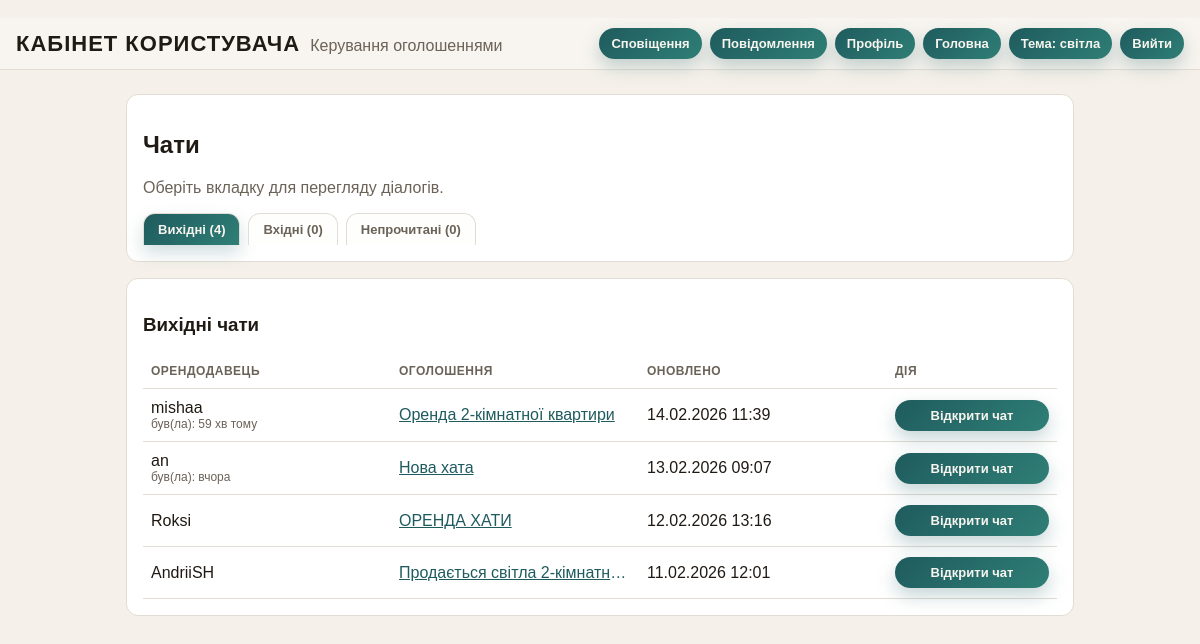
Page /cabinet/messages/?tab=outgoing (signed in) on the committed database.
### listings/models.py (models this page shows, shortened)
class ChatThread(models.Model):
    listing = models.ForeignKey(
        Listing, on_delete=models.CASCADE, related_name="chat_threads"
    )
    landlord = models.ForeignKey(
        settings.AUTH_USER_MODEL,
        on_delete=models.CASCADE,
        related_name="landlord_threads",
    )
    tenant = models.ForeignKey(
        settings.AUTH_USER_MODEL, on_delete=models.CASCADE, related_name="tenant_threads"
    )
    created_at = models.DateTimeField(auto_now_add=True)
    updated_at = models.DateTimeField(auto_now=True)
    class Meta:
        ordering = ["-updated_at"]
        unique_together = ("listing", "landlord", "tenant")

class Listing(models.Model):
    HEATING_INDIVIDUAL = "individual"
    HEATING_CENTRAL = "central"
    HEATING_BUILDING = "building"
    HEATING_OTHER = "other"
    PETS_ALLOWED = "allowed"
    PETS_CATS = "cats_only"
    PETS_NOT_ALLOWED = "not_allowed"
    PETS_NEGOTIABLE = "negotiable"
    HEATING_CHOICES = [
        (HEATING_INDIVIDUAL, "Індивідуальне"),
        (HEATING_CENTRAL, "Централізоване"),
        (HEATING_BUILDING, "Будинкове"),
        (HEATING_OTHER, "Інше"),
    ]
    PETS_CHOICES = [
        (PETS_ALLOWED, "Можна з тваринами"),
        (PETS_CATS, "Можна з котами"),
        (PETS_NOT_ALLOWED, "Не можна"),
        (PETS_NEGOTIABLE, "По домовленості"),
    ]
    ROOMS_1 = "1"
    ROOMS_2 = "2"
    ROOMS_3 = "3"
    ROOMS_4_PLUS = "4+"
    ROOMS_CHOICES = [
        (ROOMS_1, "1"),
        (ROOMS_2, "2"),
        (ROOMS_3, "3"),
        (ROOMS_4_PLUS, "4+"),
    ]
    STATUS_DRAFT = "draft"
    STATUS_PUBLISHED = "published"
    STATUS_ARCHIVED = "archived"
    STATUS_BLOCKED = "blocked"
    STATUS_CHOICES = [
        (STATUS_DRAFT, "Чернетка"),
        (STATUS_PUBLISHED, "Опубліковано"),
        (STATUS_ARCHIVED, "Архів"),
        (STATUS_BLOCKED, "Заблоковано"),
    ]
    owner = models.ForeignKey(
        settings.AUTH_USER_MODEL,
        on_delete=models.CASCADE,
        related_name="listings",
        null=True,
        blank=True,
    )
    title = models.CharField(max_length=120)
    address = models.CharField(max_length=255)
    price_per_month = models.DecimalField(max_digits=10, decimal_places=2)
    floor = models.PositiveSmallIntegerField(null=True, blank=True)
    total_floors = models.PositiveSmallIntegerField(null=True, blank=True)
    heating = models.CharField(max_length=20, choices=HEATING_CHOICES, blank=True)
    pets = models.CharField(max_length=20, choices=PETS_CHOICES, blank=True)
    rooms = models.CharField(max_length=2, choices=ROOMS_CHOICES)
    area_sqm = models.DecimalField(max_digits=7, decimal_places=2, null=True, blank=True)
    description = models.TextField(blank=True)
    photo = models.ImageField(upload_to="listing_photos/", blank=True)
    contact_name = models.CharField(max_length=120)
    contact_phone = models.CharField(max_length=50, blank=True)
    contact_email = models.EmailField(blank=True)
    status = models.CharField(
        max_length=20, choices=STATUS_CHOICES, default=STATUS_PUBLISHED
    )
    views_count = models.PositiveIntegerField(default=0)
    is_active = models.BooleanField(default=True)
    created_at = models.DateTimeField(auto_now_add=True)
    updated_at = models.DateTimeField(auto_now=True)
    class Meta:
        ordering = ["-created_at"]

### listings/views.py (the view)
# urls.py: path("cabinet/messages/", views.messages_list, name="messages_list"),
@login_required
def messages_list(request):
    active_tab = request.GET.get("tab", "incoming")
    if active_tab not in {"incoming", "outgoing", "unread"}:
        active_tab = "incoming"
    incoming_threads = (
        ChatThread.objects.filter(landlord=request.user)
        .select_related("listing", "landlord", "tenant")
        .order_by("-updated_at")
    )
    outgoing_threads = (
        ChatThread.objects.filter(tenant=request.user)
        .select_related("listing", "landlord", "tenant")
        .order_by("-updated_at")
    )
    unread_threads = (
        ChatThread.objects.filter(messages__recipient=request.user, messages__is_read=False)
        .select_related("listing", "landlord", "tenant")
        .distinct()
        .order_by("-updated_at")
    )
    incoming_user_ids = list(incoming_threads.values_list("tenant_id", flat=True))
    outgoing_user_ids = list(outgoing_threads.values_list("landlord_id", flat=True))
    unread_counterparty_ids = []
    for thread in unread_threads:
        if request.user.id == thread.landlord_id:
            unread_counterparty_ids.append(thread.tenant_id)
        else:
            unread_counterparty_ids.append(thread.landlord_id)
    incoming_seen_map = {
        p.user_id: p.last_seen_at
        for p in Profile.objects.filter(user_id__in=incoming_user_ids)
    }
    outgoing_seen_map = {
        p.user_id: p.last_seen_at
        for p in Profile.objects.filter(user_id__in=outgoing_user_ids)
    }
    unread_seen_map = {
        p.user_id: p.last_seen_at
        for p in Profile.objects.filter(user_id__in=unread_counterparty_ids)
    }
    for thread in incoming_threads:
        thread.tenant_last_seen = incoming_seen_map.get(thread.tenant_id)
    for thread in outgoing_threads:
        thread.landlord_last_seen = outgoing_seen_map.get(thread.landlord_id)
    for thread in unread_threads:
        counterparty_id = thread.tenant_id if request.user.id == thread.landlord_id else thread.landlord_id
        thread.counterparty_last_seen = unread_seen_map.get(counterparty_id)
    if active_tab == "incoming":
        current_threads = incoming_threads
    elif active_tab == "outgoing":
        current_threads = outgoing_threads
    else:
        current_threads = unread_threads
    return render(
        request,
        "listings/messages_list.html",
        {
            "active_tab": active_tab,
            "current_threads": current_threads,
            "incoming_threads": incoming_threads,
            "outgoing_threads": outgoing_threads,
            "unread_threads": unread_threads,
        },
    )

### listings/context_processors.py (called while the page is built)
def favorites_count(request):
    if request.user.is_authenticated:
        latest_received_message_id = (
            ChatMessage.objects.filter(recipient=request.user).aggregate(max_id=Max("id"))["max_id"]
            or 0
        )
        return {
            "favorites_count": Favorite.objects.filter(user=request.user).count(),
            "unread_messages_count": ChatMessage.objects.filter(
                recipient=request.user, is_read=False
            ).count(),
            "latest_received_message_id": latest_received_message_id,
        }
    return {
        "favorites_count": 0,
        "unread_messages_count": 0,
        "latest_received_message_id": 0,
    }

### listings/templatetags/listings_extras.py (called while the page is built)
@register.filter
def last_seen_human(value):
    if not value:
        return ""
    now = timezone.now()
    delta = now - value
    seconds = int(delta.total_seconds())
    if seconds < 60:
        return "щойно"
    minutes = seconds // 60
    if minutes < 60:
        return f"{minutes} хв тому"
    hours = minutes // 60
    if hours < 24:
        return f"{hours} год тому"
    if hours < 48:
        return "вчора"
    return value.strftime("%d.%m.%Y %H:%M")

### listings/templates/listings/messages_list.html (shortened to what this page needs)
﻿{% extends "listings/dashboard_base.html" %}`r`n{% load listings_extras %}
{% block content %}
  <div class="panel">
    <h2>Чати</h2>
    <p class="muted">Оберіть вкладку для перегляду діалогів.</p>
    <div class="chat-tabs">
      <a class="chat-tab {% if active_tab == 'outgoing' %}active{% endif %}" href="{% url 'listings:messages_list' %}?tab=outgoing">
        Вихідні ({{ outgoing_threads|length }})
      </a>
      <a class="chat-tab {% if active_tab == 'incoming' %}active{% endif %}" href="{% url 'listings:messages_list' %}?tab=incoming">
        Вхідні ({{ incoming_threads|length }})
      </a>
      <a class="chat-tab {% if active_tab == 'unread' %}active{% endif %}" href="{% url 'listings:messages_list' %}?tab=unread">
        Непрочитані ({{ unread_threads|length }})
      </a>
    </div>
  </div>
  <div class="panel">
    <h3>
      {% if active_tab == "incoming" %}
        Вхідні чати
      {% elif active_tab == "outgoing" %}
        Вихідні чати
      {% else %}
        Непрочитані чати
      {% endif %}
    </h3>
    {% if current_threads %}
      <table class="chat-table">
        <thead>
          <tr>
            <th>
              {% if active_tab == "incoming" %}
                Орендар
              {% elif active_tab == "outgoing" %}
                Орендодавець
              {% else %}
                Співрозмовник
              {% endif %}
            </th>
            <th class="listing-col">Оголошення</th>
            <th>Оновлено</th>
            <th class="action-col">Дія</th>
          </tr>
        </thead>
        <tbody>
          {% for thread in current_threads %}
            <tr>
              <td>
                {% if active_tab == "incoming" %}
                  {{ thread.tenant.username }}
                  {% if thread.tenant_last_seen %}
                    <div class="muted" style="font-size: 12px;">
                      був(ла): {{ thread.tenant_last_seen|last_seen_human }}
                    </div>
                  {% endif %}
                {% elif active_tab == "outgoing" %}
                  {{ thread.landlord.username }}
                  {% if thread.landlord_last_seen %}
                    <div class="muted" style="font-size: 12px;">
                      був(ла): {{ thread.landlord_last_seen|last_seen_human }}
                    </div>
                  {% endif %}
                {% endif %}
              </td>
              <td class="listing-col">
                <a href="{% url 'listings:listing_detail' thread.listing.pk %}">
                  {{ thread.listing.title }}
                </a>
              </td>
              <td>{{ thread.updated_at|date:"d.m.Y H:i" }}</td>
              <td class="action-col">
                <a class="btn secondary" href="{% url 'listings:chat_detail' thread.id %}">
                  Відкрити чат
                </a>
              </td>
            </tr>
          {% endfor %}
        </tbody>
      </table>
    {% endif %}
  </div>
{% endblock %}

### listings/templates/listings/dashboard_base.html (style rules this page uses)
:root { color-scheme: light; --bg: #f5f1ea; --panel: #ffffff; --ink: #201a14; --muted: #6b6258; --accent: #1f5b5e; --danger: #ff8b8b; --border: #e2ddd4; }
body { margin: 0; font-family: "Verdana", "Tahoma", sans-serif; background: var(--bg); color: var(--ink); }
*, *::before, *::after { box-sizing: border-box; }
.panel { background: var(--panel); border: 1px solid var(--border); border-radius: 12px; padding: 16px; margin-bottom: 16px; }
.btn { display: inline-block; padding: 8px 12px; border-radius: 999px; border: none; background: linear-gradient(135deg, #1f5b5e 0%, #2f7f76 100%); color: #f8f5ef; font-weight: 700; font-size: 13px; text-decoration: none; box-shadow: 0 8px 18px rgba(31, 91, 94, 0.25); }
.btn.secondary { background: linear-gradient(135deg, #1f5b5e 0%, #2f7f76 100%); color: #f8f5ef; border: none; }
a { color: var(--accent); }
table { width: 100%; border-collapse: collapse; }
th, td { padding: 10px 8px; border-bottom: 1px solid var(--border); text-align: left; }
th { color: var(--muted); font-weight: 600; text-transform: uppercase; font-size: 12px; letter-spacing: 0.5px; }
.muted { color: var(--muted); }

### listings/templates/listings/messages_list.html (style rules this page uses)
.chat-tabs { display: flex; gap: 8px; flex-wrap: wrap; margin-top: 10px; }
.chat-tab { display: inline-flex; align-items: center; justify-content: center; padding: 8px 14px; border-radius: 12px 12px 0 0; border: 1px solid var(--border); border-bottom: none; background: color-mix(in srgb, var(--panel) 92%, var(--bg) 8%); color: var(--muted); text-decoration: none; font-weight: 700; font-size: 13px; }
.chat-tab.active { background: linear-gradient(135deg, #1f5b5e 0%, #2f7f76 100%); color: #f8f5ef; box-shadow: 0 8px 18px rgba(31, 91, 94, 0.2); }
.chat-table { table-layout: fixed; }
.chat-table .listing-col { max-width: 0; }
.chat-table .listing-col a { display: inline-block; max-width: 100%; white-space: nowrap; overflow: hidden; text-overflow: ellipsis; vertical-align: bottom; }
.chat-table .action-col { width: 170px; min-width: 170px; white-space: nowrap; }
.chat-table .action-col .btn { width: 100%; box-sizing: border-box; text-align: center; }

### rows in the picture
ChatThread: landlord.username "mishaa", landlord_last_seen|last_seen_human "59 хв тому", listing "Оренда 2-кімнатної квартири", updated_at "14.02.2026 11:39"
ChatThread: landlord.username "an", landlord_last_seen|last_seen_human "вчора", listing "Нова хата", updated_at "13.02.2026 09:07"
ChatThread: landlord.username "Roksi", listing "ОРЕНДА ХАТИ", updated_at "12.02.2026 13:16"
ChatThread: landlord.username "AndriiSH", listing "Продається світла 2-кімнатн…", updated_at "11.02.2026 12:01"

### other values in the picture
{{ outgoing_threads|length }} "4"
{{ incoming_threads|length }} "0"
{{ unread_threads|length }} "0"
